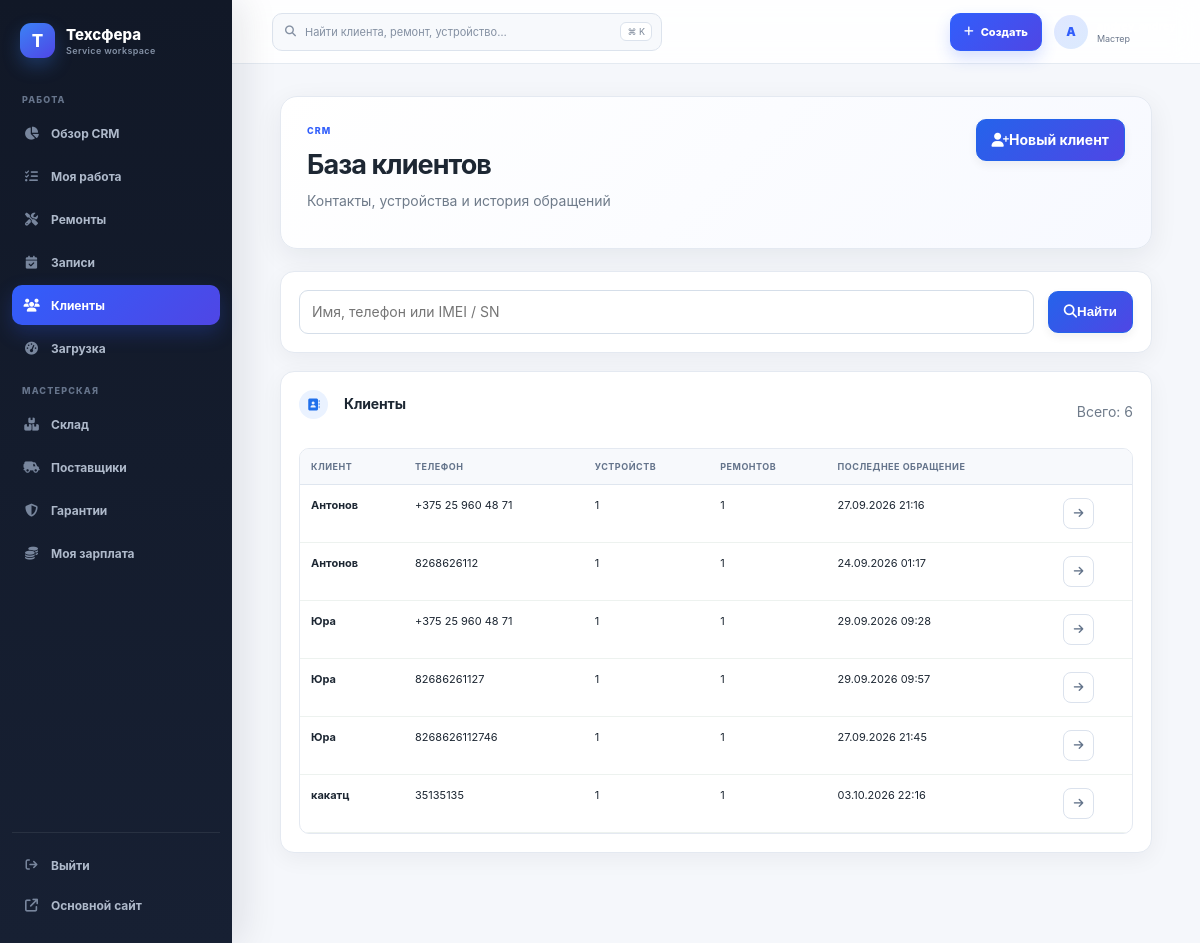
/crm/clients/ (signed in), run on the app's committed database.
### crm/models.py (models this page shows, shortened)
class CRMClient(models.Model):
    name = models.CharField("Имя", max_length=160)
    phone = models.CharField("Телефон", max_length=40)
    normalized_phone = models.CharField("Нормализованный телефон", max_length=20, db_index=True)
    additional_phone = models.CharField("Дополнительный телефон", max_length=40, blank=True)
    email = models.EmailField("Email", blank=True)
    source = models.CharField("Источник", max_length=120, blank=True)
    city = models.CharField("Город", max_length=120, blank=True)
    note = models.TextField("Заметка", blank=True)
    created_at = models.DateTimeField("Создан", auto_now_add=True)
    updated_at = models.DateTimeField("Обновлён", auto_now=True)
    class Meta:
        verbose_name = "Клиент CRM"
        verbose_name_plural = "Клиенты CRM"
        ordering = ["name", "id"]
        indexes = [models.Index(fields=["name"])]

### crm/views.py (the view)
# urls.py: path("clients/", views.client_list, name="client_list"),
@crm_permission_required()
def client_list(request):
    page = Paginator(filter_clients(request.GET.get("q", ""), request.user), 40).get_page(request.GET.get("page"))
    return render(request, "crm/client_list.html", {"page_obj": page, "q": request.GET.get("q", "")})

### accounts/access.py (called while the page is built, shortened)
def profile_for(user):
    if not getattr(user, "is_authenticated", False):
        return None
    try:
        return user.account_profile
    except AccountProfile.DoesNotExist:
        return None

def is_tehsfera_admin(user):
    profile = profile_for(user)
    return bool(user.is_authenticated and user.is_active and (
        user.is_superuser or (profile and profile.role == AccountProfile.Role.ADMIN)
    ))

def master_employee(user):
    if not getattr(user, "is_authenticated", False) or not user.is_active:
        return None
    try:
        employee = user.employee_profile
    except Exception:
        return None
    profile = profile_for(user)
    approved = not profile or (
        profile.role == AccountProfile.Role.MASTER and profile.approval_status == AccountProfile.Approval.APPROVED
    )
    return employee if approved and employee.is_active and not employee.is_owner else None

def is_approved_master(user):
    return master_employee(user) is not None

def is_client(user):
    profile = profile_for(user)
    return bool(profile and profile.role == AccountProfile.Role.CLIENT)

def account_landing_url(user):
    if is_tehsfera_admin(user):
        return reverse("workbench")
    if is_approved_master(user):
        return reverse("crm:work_queue")

### crm/permissions.py (called while the page is built)
def crm_permission_required(permission="crm.access_crm"):
    def decorator(view):
        @wraps(view)
        def wrapped(request, *args, **kwargs):
            if not request.user.is_authenticated:
                return redirect_to_login(request.get_full_path())
            if not request.user.is_active or not (is_tehsfera_admin(request.user) or request.user.has_perm(permission)):
                raise PermissionDenied
            return view(request, *args, **kwargs)
        return wrapped
    return decorator

### crm/templates/crm/client_list.html (shortened to what this page needs)
{% extends "crm/base.html" %}
{% block crm_content %}
<header class="crm-page-head">
  <div><span class="crm-eyebrow">CRM</span><h1>База клиентов</h1><p class="crm-muted">Контакты, устройства и история обращений</p></div>
  {% if perms.crm.add_crmclient %}<a class="crm-btn crm-btn--primary" href="{% url 'crm:client_create' %}"><i class="fa-solid fa-user-plus"></i> Новый клиент</a>{% endif %}
</header>
<form class="crm-panel crm-inline" method="get"><input class="crm-input crm-search" name="q" value="{{ q }}" placeholder="Имя, телефон или IMEI / SN"><button class="crm-btn crm-btn--primary"><i class="fa-solid fa-magnifying-glass"></i> Найти</button>{% if q %}<a class="crm-btn" href="{% url 'crm:client_list' %}">Сбросить</a>{% endif %}</form>
<section class="crm-panel"><div class="wb-section-head"><h2><i class="fa-solid fa-address-book"></i> Клиенты</h2><span class="crm-muted">Всего: {{ page_obj.paginator.count }}</span></div><div class="crm-table-wrap"><table class="crm-table"><thead><tr><th>Клиент</th><th>Телефон</th><th>Устройств</th><th>Ремонтов</th><th>Последнее обращение</th><th></th></tr></thead><tbody>{% for client in page_obj %}<tr><td><b>{{ client.name }}</b></td><td>{{ client.phone }}</td><td>{{ client.devices_count }}</td><td>{{ client.orders_count }}</td><td>{{ client.last_visit|date:"d.m.Y H:i"|default:"—" }}</td><td><a class="wb-icon-action" title="Открыть клиента" href="{% url 'crm:client_detail' client.pk %}"><i class="fa-solid fa-arrow-right"></i></a></td></tr>{% empty %}<tr><td colspan="6" class="crm-empty"><div class="wb-empty"><span><i class="fa-solid fa-user-group"></i></span><b>Клиенты не найдены</b><p>Измените запрос или создайте первого клиента.</p></div></td></tr>{% endfor %}</tbody></table></div>{% include "crm/_pagination.html" %}</section>
{% endblock %}

### templates/workbench/base.html (shortened to what this page needs)
{% extends "repairs/base.html" %}
{% load static %}
{% block extra_head %}{{ block.super }}<link rel="stylesheet" href="{% static 'workbench/css/app.css' %}?v=5">{% block workbench_head %}{% endblock %}{% endblock %}
{% block content %}
<div class="wb-app" data-wb-app>
  {% include "workbench/components/sidebar.html" %}
  <div class="wb-stage">
    <header class="wb-topbar">
      {% if perms.crm.access_crm %}<button class="wb-global-search-button" type="button" data-command-open aria-label="Открыть глобальный поиск"><i class="fa-solid fa-magnifying-glass"></i><span>Найти клиента, ремонт, устройство…</span><kbd>⌘ K</kbd></button>{% endif %}
      {% if account_is_client %}<a class="wb-button wb-button--primary wb-client-book" href="{% url 'repairs:brand_list' %}"><i class="fa-solid fa-calendar-plus"></i><span>Записаться</span></a>{% else %}<details class="wb-create-menu"><summary class="wb-button wb-button--primary"><i class="fa-solid fa-plus"></i><span>Создать</span></summary></details>{% endif %}
      <div class="wb-user">
        <span class="wb-user__avatar">{{ request.user.username|first|upper }}</span>
        <span class="wb-user__text"><b>{{ request.user.get_full_name|default:request.user.username }}</b><small>{{ account_role_label }}</small></span>
      </div>
    </header>
    <main class="wb-main">
      {% block workbench_content %}{% endblock %}
    </main>
  </div>
</div>
{% endblock %}

### static/workbench/css/app.css (style rules this page uses)
:root { --wb-bg:#f5f7fb;--wb-surface:#fff;--wb-surface-soft:#f8fafc;--wb-text:#172033;--wb-muted:#6b778c;--wb-line:#e4e9f1;--wb-primary:#315efb;--wb-primary-dark:#2449d8;--wb-sidebar:#111827;--wb-radius:14px;--wb-shadow:0 8px 28px rgba(15,23,42,.07);--wb-sidebar-w:232px;--wb-topbar-h:64px }
body:has(.wb-app) { background:var(--wb-bg) }
.wb-app { min-height:100vh;color:var(--wb-text);font-family:Inter,ui-sans-serif,system-ui,-apple-system,"Segoe UI",sans-serif }
.wb-stage { min-height:100vh;margin-left:var(--wb-sidebar-w) }
.wb-topbar { position:sticky;z-index:80;top:0;display:flex;align-items:center;height:var(--wb-topbar-h);padding:0 24px;border-bottom:1px solid rgba(226,232,240,.9);background:rgba(255,255,255,.88);backdrop-filter:blur(14px) }
.wb-user { display:flex;align-items:center;gap:9px }
.wb-user__avatar { display:grid;place-items:center;width:34px;height:34px;border-radius:50%;background:linear-gradient(145deg,#e0e7ff,#dbeafe);color:#315efb;font-size:12px;font-weight:900 }
.wb-user__text b,.wb-user__text small { display:block }
.wb-user__text b { font-size:11px }
.wb-user__text small { color:var(--wb-muted);font-size:9px }
.wb-main { width:100%;max-width:1680px;margin:0 auto;padding:20px 24px 60px }
.wb-button { display:inline-flex;align-items:center;justify-content:center;gap:7px;min-height:38px;padding:7px 13px;border:1px solid #d7deea;border-radius:10px;background:#fff;color:#334155;text-decoration:none;font-size:11px;font-weight:800;cursor:pointer }
.wb-button--primary { border-color:var(--wb-primary);background:linear-gradient(135deg,#315efb,#4f46e5);color:#fff;box-shadow:0 7px 16px rgba(49,94,251,.2) }
.wb-main .crm-page-head,.wb-main .crm-order-head { margin-top:0 }
.wb-section-head { display:flex;align-items:center;justify-content:space-between;gap:14px;margin-bottom:13px }
.wb-section-head h2 { display:flex;align-items:center;gap:9px;margin:0;font-size:15px;letter-spacing:-.015em }
.wb-section-head h2 i { display:grid;place-items:center;width:28px;height:28px;border-radius:9px;background:#eef2ff;color:#4f46e5;font-size:12px }
.wb-icon-action { display:inline-grid;place-items:center;width:31px;height:31px;border:1px solid #dbe2ed;border-radius:8px;background:#fff;color:#64748b;text-decoration:none;transition:.15s }
.wb-main .crm-page-head,.wb-main .crm-order-head { display:flex;align-items:flex-start;justify-content:space-between;gap:16px;margin:0 0 14px;padding:0 }
.wb-main .crm-page-head h1,.wb-main .crm-order-head h1 { margin:2px 0 0;font-size:27px;letter-spacing:-.035em }
.wb-main .crm-eyebrow { color:var(--wb-primary);font-size:9px;font-weight:850;letter-spacing:.12em;text-transform:uppercase }
.wb-main .crm-panel { border:1px solid var(--wb-line);border-radius:14px;background:#fff;box-shadow:0 6px 22px rgba(15,23,42,.05) }
.wb-main .crm-panel h2 { font-size:14px;letter-spacing:-.01em }
.wb-main .crm-table-wrap { border:1px solid var(--wb-line);border-radius:10px }
.wb-main .crm-table th { background:#f7f9fc;color:#64748b;font-size:9px;letter-spacing:.055em }
.wb-main .crm-table td { font-size:11px }
.wb-global-search-button { display:flex;align-items:center;gap:9px;width:min(390px,38vw);height:38px;margin-left:16px;padding:0 9px 0 12px;border:1px solid #dce3ed;border-radius:10px;background:#f7f9fc;color:#8490a2;font:inherit;font-size:11px;text-align:left;cursor:pointer }
.wb-global-search-button span { overflow:hidden;text-overflow:ellipsis;white-space:nowrap }
.wb-global-search-button kbd { margin-left:auto;padding:3px 6px;border:1px solid #dce3ed;border-radius:6px;background:#fff;color:#7b8798;font:inherit;font-size:9px }
.wb-create-menu { position:relative;margin-right:12px }
.wb-create-menu summary { list-style:none }

### static/crm/css/spacing.css (style rules this page uses)
.wb-main:has(.crm-shell) { max-width: 1540px; padding: 32px clamp(30px, 4vw, 68px) 72px; }
.wb-main .crm-page-head { box-sizing: border-box; min-height: 98px; margin-bottom: 22px; padding: 22px 26px; border: 1px solid var(--wb-line); border-radius: 17px; background: linear-gradient(135deg, #fff, #f7f9ff); box-shadow: var(--wb-shadow); }
.wb-main .crm-page-head h1 { margin: 6px 0; }
.wb-main .crm-page-head p { margin-top: 7px; }
.wb-main .crm-filter, .wb-main .crm-inline { margin-bottom: 18px; }
.wb-main .crm-panel { padding: 18px; }

### data on the page
CRMClient: name "Антонов", phone "+375 25 960 48 71", devices_count "1", orders_count "1", last_visit "27.09.2026 21:16"
CRMClient: name "Антонов", phone "8268626112", devices_count "1", orders_count "1", last_visit "24.09.2026 01:17"
CRMClient: name "Юра", phone "+375 25 960 48 71", devices_count "1", orders_count "1", last_visit "29.09.2026 09:28"
CRMClient: name "Юра", phone "82686261127", devices_count "1", orders_count "1", last_visit "29.09.2026 09:57"
CRMClient: name "Юра", phone "8268626112746", devices_count "1", orders_count "1", last_visit "27.09.2026 21:45"
CRMClient: name "какатц", phone "35135135", devices_count "1", orders_count "1", last_visit "03.10.2026 22:16"

### other printed values
{{ request.user.username|first|upper }} "A"
{{ account_role_label }} "Мастер"
{{ page_obj.paginator.count }} "6"
